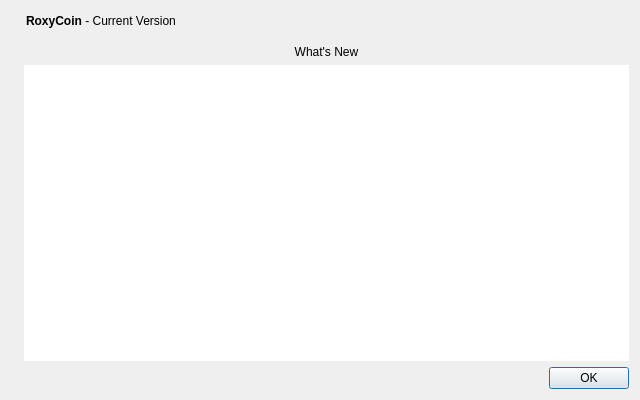
<?xml version="1.0" encoding="UTF-8"?>
<ui version="4.0">
 <class>WhatsNewDialog</class>
 <widget class="QDialog" name="WhatsNewDialog">
  <property name="geometry">
   <rect>
    <x>0</x>
    <y>0</y>
    <width>640</width>
    <height>400</height>
   </rect>
  </property>
  <property name="windowTitle">
   <string>What's New in RoxyCoin</string>
  </property>
  <layout class="QHBoxLayout" name="horizontalLayout_2">
   <item>
    <widget class="QLabel" name="label_4">
     <property name="sizePolicy">
      <sizepolicy hsizetype="Preferred" vsizetype="Ignored">
       <horstretch>0</horstretch>
       <verstretch>0</verstretch>
      </sizepolicy>
     </property>
     <property name="pixmap">
      <pixmap resource="../bitcoin.qrc">:/images/aboutBackground</pixmap>
     </property>
    </widget>
   </item>
   <item>
    <layout class="QVBoxLayout" name="verticalLayout_2">
     <item>
      <layout class="QHBoxLayout" name="horizontalLayout">
       <property name="leftMargin">
        <number>2</number>
       </property>
       <property name="bottomMargin">
        <number>8</number>
       </property>
       <item>
        <widget class="QLabel" name="label">
         <property name="cursor">
          <cursorShape>IBeamCursor</cursorShape>
         </property>
         <property name="text">
          <string>&lt;html&gt;&lt;head/&gt;&lt;body&gt;&lt;p&gt;&lt;span style=&quot; font-weight:600;&quot;&gt;RoxyCoin&lt;/span&gt; - Current Version&lt;/p&gt;&lt;/body&gt;&lt;/html&gt;</string>
         </property>
         <property name="textInteractionFlags">
          <set>Qt::LinksAccessibleByMouse|Qt::TextSelectableByKeyboard|Qt::TextSelectableByMouse</set>
         </property>
        </widget>
       </item>
       <item>
        <widget class="QLabel" name="versionLabel">
         <property name="cursor">
          <cursorShape>IBeamCursor</cursorShape>
         </property>
         <property name="text">
          <string notr="true"/>
         </property>
         <property name="textInteractionFlags">
          <set>Qt::LinksAccessibleByMouse|Qt::TextSelectableByKeyboard|Qt::TextSelectableByMouse</set>
         </property>
        </widget>
       </item>
       <item>
        <spacer name="horizontalSpacer">
         <property name="orientation">
          <enum>Qt::Horizontal</enum>
         </property>
         <property name="sizeHint" stdset="0">
          <size>
           <width>40</width>
           <height>20</height>
          </size>
         </property>
        </spacer>
       </item>
      </layout>
     </item>
     <item>
      <widget class="QLabel" name="title">
       <property name="cursor">
        <cursorShape>IBeamCursor</cursorShape>
       </property>
       <property name="text">
        <string>What's New</string>
       </property>
       <property name="alignment">
        <set>Qt::AlignHCenter|Qt::AlignTop</set>
       </property>
       <property name="margin">
        <number>2</number>
       </property>
       <property name="textInteractionFlags">
        <set>Qt::LinksAccessibleByMouse</set>
       </property>
      </widget>
     </item>
     <item>
      <widget class="QTextEdit" name="description">
       <property name="frameShape">
        <enum>QFrame::NoFrame</enum>
       </property>
       <property name="horizontalScrollBarPolicy">
        <enum>Qt::ScrollBarAlwaysOff</enum>
       </property>
       <property name="undoRedoEnabled">
        <bool>false</bool>
       </property>
       <property name="readOnly">
        <bool>true</bool>
       </property>
       <property name="cursorWidth">
        <number>1</number>
       </property>
       <property name="placeholderText">
        <string extracomment="This is the description of the change."/>
       </property>
      </widget>
     </item>
     <item>
      <widget class="QDialogButtonBox" name="buttonBox">
       <property name="orientation">
        <enum>Qt::Horizontal</enum>
       </property>
       <property name="standardButtons">
        <set>QDialogButtonBox::Ok</set>
       </property>
      </widget>
     </item>
    </layout>
   </item>
  </layout>
 </widget>
 <resources>
  <include location="../bitcoin.qrc"/>
 </resources>
 <connections>
  <connection>
   <sender>buttonBox</sender>
   <signal>rejected()</signal>
   <receiver>WhatsNewDialog</receiver>
   <slot>reject()</slot>
   <hints>
    <hint type="sourcelabel">
     <x>428</x>
     <y>308</y>
    </hint>
    <hint type="destinationlabel">
     <x>286</x>
     <y>274</y>
    </hint>
   </hints>
  </connection>
  <connection>
   <sender>buttonBox</sender>
   <signal>accepted()</signal>
   <receiver>WhatsNewDialog</receiver>
   <slot>accept()</slot>
   <hints>
    <hint type="sourcelabel">
     <x>360</x>
     <y>308</y>
    </hint>
    <hint type="destinationlabel">
     <x>157</x>
     <y>274</y>
    </hint>
   </hints>
  </connection>
 </connections>
</ui>
